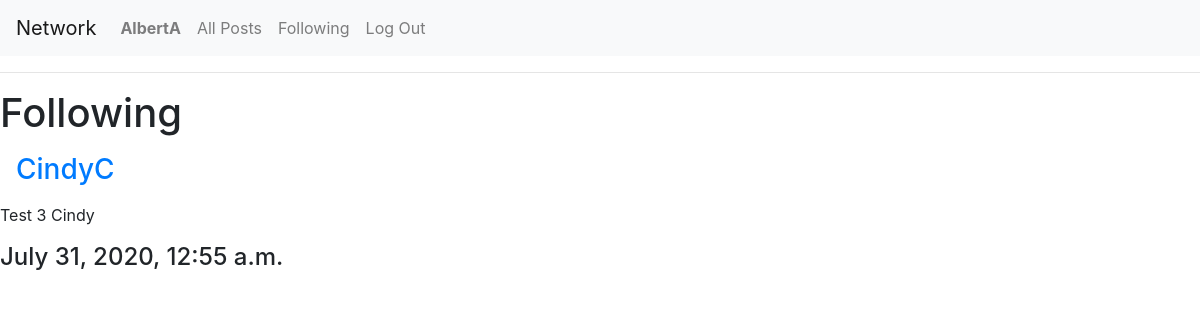
The app's page /network/following (signed in) with its own data.
### network/models.py (models this page shows, shortened)
class User(AbstractUser):
    following = models.ManyToManyField("self", blank=True, related_name="followers", symmetrical=False)

class Tweet(models.Model):
    poster = models.ForeignKey("User", on_delete=models.CASCADE, related_name="tweets")
    body = models.TextField(blank=True)
    likes = models.ManyToManyField("User", related_name="liked_tweets")
    timestamp = models.DateTimeField(auto_now_add=True)

### network/views.py (the view)
# urls.py: path("network/<str:feed>", views.feed, name="feed"),
@login_required
def feed(request, feed):
    print("trying")
    if feed == "all":
        tweets = Tweet.objects.all()
    elif feed == "following":
        followers = request.user.following.all()
        tweets = Tweet.objects.filter(poster__in=followers)
    else:
        tweets = Tweet.objects.filter(poster__username=feed)
    tweets = tweets.order_by("-timestamp").all()
    paginator = Paginator(tweets, 20)
    page = request.GET.get('page', 1)
    try:
        tws = paginator.page(page)
    except PageNotAnInteger:
        tws = paginator.page(1)
    except EmptyPage:
        tws = paginator.page(paginator.num_pages)
    for tweet in tws:
        print(tweet.body)
    if feed == "all":
        return render(request, "network/all.html", {"tweets":tws})
    elif feed == "following":
        return render(request, "network/following.html", {"tweets":tws})
    else:
        return render(request, "network/user.html", {"tweets":tws, "user":feed})

### network/templates/network/following.html (shortened to what this page needs)
{% extends "network/layout.html" %}
{% load static %}
{% block body %}
    <hr>
    <div id="feed-view">
    <div id="title-view">
    <h1> Following </h1>
    </div>
        {% for tweet in tweets %}
        <div class="tweet" id="tweet{{tweet.id}}" data={{tweet.poster.username}}>
        <h3 id={{tweet.poster.username}}> <a class="nav-link" id="user" href="{% url 'feed' feed=tweet.poster.username %}"> {{tweet.poster.username}} </a></h3>
        <p> {{tweet.body}} </p>
        <h4> {{tweet.timestamp}} </h4>
        </div>
        {% endfor %}
    </div>
{% endblock %}

### network/templates/network/layout.html (shortened to what this page needs)
{% load static %}
<!DOCTYPE html>
<html lang="en">
    <head>
        <link rel="stylesheet" href="https://stackpath.bootstrapcdn.com/bootstrap/4.4.1/css/bootstrap.min.css">
        <link href="{% static 'network/styles.css' %}" rel="stylesheet">
    </head>
    <body>
        <nav class="navbar navbar-expand-lg navbar-light bg-light">
            <a class="navbar-brand" href="#">Network</a>
            <div>
              <ul class="navbar-nav mr-auto">
                {% if user.is_authenticated %}
                    <li class="nav-item">
                        <a class="nav-link" href="#"><strong>{{ user.username }}</strong></a>
                    </li>
                {% endif %}
                <li class="nav-item">
                        <a class="nav-link" href="{% url 'feed' feed='all' %}">All Posts</a>
                    </li>
                {% if user.is_authenticated %}
                    <li class="nav-item">
                        <a class="nav-link" href="{% url 'feed' feed='following' %}">Following</a>
                    </li>
                    <li class="nav-item">
                        <a class="nav-link" href="{% url 'logout' %}">Log Out</a>
                    </li>
                {% endif %}
              </ul>
            </div>
          </nav>
        <div class="body">
            {% block body %}
            {% endblock %}
        </div>
    </body>
</html>

### records on screen
User: username "AlbertA"
Tweet: poster.username "CindyC", body "Test 3 Cindy", timestamp "July 31, 2020, 12:55 a.m."
